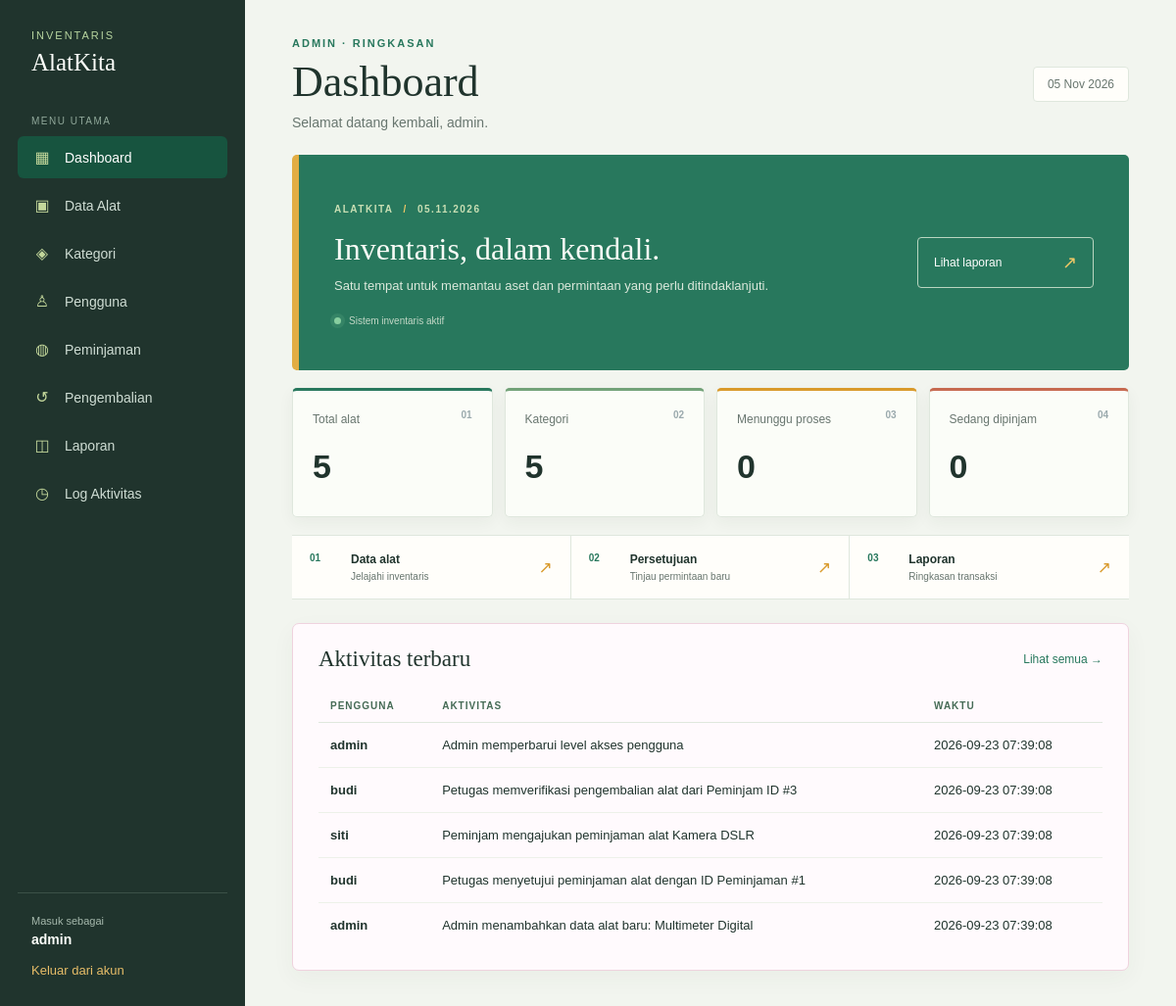
/dashboard.php (signed in), run on the app's committed database.
### tables this page shows
CREATE TABLE `log_aktivitas` (
  `id` int(11) NOT NULL,
  `user_id` int(11) DEFAULT NULL,
  `aktivitas` text NOT NULL,
  `waktu` timestamp NOT NULL DEFAULT current_timestamp()
);

CREATE TABLE `users` (
  `id` int(11) NOT NULL,
  `nama` varchar(100) NOT NULL,
  `username` varchar(50) NOT NULL,
  `password` varchar(255) NOT NULL,
  `level` enum('Admin','Petugas','Peminjam') NOT NULL
);

### dashboard.php (the view, shortened to what this page needs)
<?php
include "auth.php";
function jumlah_data($conn, $table) {
    $result = mysqli_query($conn, "SELECT COUNT(*) AS total FROM `$table`");
    $row = mysqli_fetch_assoc($result);
    return (int) ($row['total'] ?? 0);
}
$userLevel = $_SESSION['level'] ?? 'Peminjam';
$userId = (int) $_SESSION['user_id'];
$total_alat = jumlah_data($conn, 'alat');
$total_kategori = jumlah_data($conn, 'kategori');
$loanFilter = $userLevel === 'Peminjam' ? " WHERE user_id = $userId" : '';
$loanStatsQuery = mysqli_query($conn, "SELECT COUNT(*) AS total, SUM(status IN ('menunggu_persetujuan', 'menunggu_verifikasi')) AS pending, SUM(status = 'dipinjam') AS active, SUM(status = 'dikembalikan') AS returned FROM peminjaman$loanFilter");
$loanStats = $loanStatsQuery ? mysqli_fetch_assoc($loanStatsQuery) : [];
if ($userLevel === 'Peminjam') {
    $dashboardCards = [
        ['Total peminjaman', (int) ($loanStats['total'] ?? 0), 'metric-teal'],
        ['Menunggu proses', (int) ($loanStats['pending'] ?? 0), 'metric-amber'],
        ['Sedang dipinjam', (int) ($loanStats['active'] ?? 0), 'metric-coral'],
        ['Sudah dikembalikan', (int) ($loanStats['returned'] ?? 0), 'metric-green']
    ];
    $activityQuery = mysqli_query($conn, "SELECT p.id, p.status, p.tanggal_pinjam, a.nama_alat FROM peminjaman p LEFT JOIN alat a ON a.id = p.alat_id WHERE p.user_id = $userId ORDER BY p.id DESC LIMIT 5");
    $activities = $activityQuery ? mysqli_fetch_all($activityQuery, MYSQLI_ASSOC) : [];
} else {
    $dashboardCards = [
        ['Total alat', $total_alat, 'metric-teal'],
        ['Kategori', $total_kategori, 'metric-green'],
        ['Menunggu proses', (int) ($loanStats['pending'] ?? 0), 'metric-amber'],
        ['Sedang dipinjam', (int) ($loanStats['active'] ?? 0), 'metric-coral']
    ];
    $log_query = mysqli_query($conn, "SELECT log_aktivitas.*, users.nama FROM log_aktivitas LEFT JOIN users ON log_aktivitas.user_id = users.id ORDER BY log_aktivitas.id DESC LIMIT 5");
    $activities = $log_query ? mysqli_fetch_all($log_query, MYSQLI_ASSOC) : [];
}
$menu_items = [
    'Admin' => [
        ['dashboard.php', '▦', 'Dashboard'],
        ['tampil1.php', '▣', 'Data Alat'],
        ['kategori.php', '◈', 'Kategori'],
        ['user.php', '♙', 'Pengguna'],
        ['peminjaman.php', '◍', 'Peminjaman'],
        ['pengembalian.php', '↺', 'Pengembalian'],
        ['laporan.php', '◫', 'Laporan'],
        ['logaktvs.php', '◷', 'Log Aktivitas']
    ],
    'Petugas' => [
        ['dashboard.php', '▦', 'Dashboard'],
        ['tampil1.php', '▣', 'Data Alat'],
        ['kategori.php', '◈', 'Kategori'],
        ['peminjaman.php', '◍', 'Peminjaman'],
        ['pengembalian.php', '↺', 'Pengembalian'],
        ['laporan.php', '◫', 'Laporan'],
        ['logaktvs.php', '◷', 'Log Aktivitas']
    ],
    'Peminjam' => [
        ['dashboard.php', '▦', 'Dashboard'],
        ['tampil1.php', '▣', 'Data Alat'],
        ['peminjaman.php', '◍', 'Peminjaman'],
        ['pengembalian.php', '↺', 'Pengembalian']
    ]
];
?>
<!DOCTYPE html>
<html>
<head>
    <link rel="stylesheet" href="style.css">
</head>
<body>
<div class="app-shell">
<aside class="sidebar">
    <div class="brand"><small>Inventaris</small><h2>AlatKita</h2></div>
    <div class="menu-label">Menu utama</div>
    <nav>
        <?php foreach ($menu_items[$_SESSION['level'] ?? 'Peminjam'] as $item): ?>
            <?php $page = $item[0]; $icon = $item[1]; $label = $item[2]; ?>
            <a class="<?= $page === 'dashboard.php' ? 'active' : '' ?>" href="<?= $page ?>"><span class="nav-icon"><?= $icon ?></span><?= $label ?></a>
        <?php endforeach; ?>
    </nav>
    <div class="sidebar-footer">
        <span>Masuk sebagai</span>
        <strong><?= htmlspecialchars($_SESSION['nama']) ?></strong>
        <a class="logout" href="logout.php">Keluar dari akun</a>
    </div>
</aside>
<main class="dashboard-main">
<div class="topbar">
    <div><p class="eyebrow"><?= htmlspecialchars($userLevel) ?> · Ringkasan</p><h1>Dashboard</h1><p class="welcome">Selamat datang kembali, <?= htmlspecialchars($_SESSION['nama']) ?>.</p></div>
    <div class="date-chip"><?= date('d M Y') ?></div>
</div>
<section class="dashboard-intro">
    <div class="dashboard-intro-content"><span class="dashboard-kicker">AlatKita <span>/</span> <?= date('d.m.Y') ?></span><h2><?= $userLevel === 'Peminjam' ? 'Aktivitas peminjaman Anda' : 'Inventaris, dalam kendali.' ?></h2>
        <p><?= $userLevel === 'Peminjam' ? 'Pantau status persetujuan dan barang yang sedang Anda gunakan.' : 'Satu tempat untuk memantau aset dan permintaan yang perlu ditindaklanjuti.' ?></p>
        <div class="dashboard-intro-meta"><span class="live-indicator"></span><?= $userLevel === 'Peminjam' ? 'Akun peminjam aktif' : 'Sistem inventaris aktif' ?></div>
    </div>
    <a class="dashboard-link" href="<?= $userLevel === 'Peminjam' ? 'peminjaman.php' : 'laporan.php' ?>"><span><?= $userLevel === 'Peminjam' ? 'Buka peminjaman' : 'Lihat laporan' ?></span><span class="dashboard-arrow" aria-hidden="true">↗</span></a>
</section>
<div class="cards dashboard-metrics">
    <?php foreach ($dashboardCards as $index => [$label, $value, $tone]): ?>
        <div class="card metric-card <?= $tone ?>"><span class="metric-index">0<?= $index + 1 ?></span><span class="card-label"><?= htmlspecialchars($label) ?></span><strong><?= (int) $value ?></strong></div>
    <?php endforeach; ?>
</div>
<nav class="dashboard-shortcuts" aria-label="Akses cepat">
    <a href="tampil1.php"><span class="shortcut-index">01</span><span class="shortcut-copy"><strong>Data alat</strong><small>Jelajahi inventaris</small></span><span class="shortcut-arrow" aria-hidden="true">↗</span></a>
    <a href="peminjaman.php"><span class="shortcut-index">02</span><span class="shortcut-copy"><strong><?= $userLevel === 'Peminjam' ? 'Ajukan pinjaman' : 'Persetujuan' ?></strong><small><?= $userLevel === 'Peminjam' ? 'Ajukan alat yang dibutuhkan' : 'Tinjau permintaan baru' ?></small></span><span class="shortcut-arrow" aria-hidden="true">↗</span></a>
    <a href="<?= $userLevel === 'Peminjam' ? 'pengembalian.php' : 'laporan.php' ?>"><span class="shortcut-index">03</span><span class="shortcut-copy"><strong><?= $userLevel === 'Peminjam' ? 'Pengembalian' : 'Laporan' ?></strong><small><?= $userLevel === 'Peminjam' ? 'Lihat riwayat barang' : 'Ringkasan transaksi' ?></small></span><span class="shortcut-arrow" aria-hidden="true">↗</span></a>
</nav>
<section class="page-section dashboard-activity">
    <div class="section-heading"><h2><?= $userLevel === 'Peminjam' ? 'Peminjaman terbaru' : 'Aktivitas terbaru' ?></h2><a href="<?= $userLevel === 'Peminjam' ? 'peminjaman.php' : 'logaktvs.php' ?>">Lihat semua <span aria-hidden="true">→</span></a></div>
    <div class="table-wrap"><table class="dashboard-table">
        <?php if ($userLevel === 'Peminjam'): ?>
            <tr><th>Alat</th><th>Tanggal pinjam</th><th>Status</th></tr>
            <?php if (!$activities): ?><tr><td class="empty" colspan="3">Belum ada peminjaman.</td></tr><?php endif; ?>
            <?php foreach ($activities as $activity): ?>
                <tr><td><?= htmlspecialchars($activity['nama_alat'] ?? '-') ?></td><td><?= htmlspecialchars($activity['tanggal_pinjam'] ?? '-') ?></td><td><span class="status-badge <?= in_array($activity['status'] ?? '', ['menunggu_persetujuan', 'menunggu_verifikasi'], true) ? 'status-pending' : (($activity['status'] ?? '') === 'ditolak' ? 'status-danger' : 'status-admin') ?>"><?= htmlspecialchars(str_replace('_', ' ', $activity['status'] ?? '')) ?></span></td></tr>
            <?php endforeach; ?>
        <?php else: ?>
            <tr><th>Pengguna</th><th>Aktivitas</th><th>Waktu</th></tr>
            <?php foreach ($activities as $activity): ?>
                <tr><td><?= htmlspecialchars($activity['nama'] ?? '-') ?></td><td><?= htmlspecialchars($activity['aktivitas']) ?></td><td><?= htmlspecialchars($activity['waktu']) ?></td></tr>
            <?php endforeach; ?>
        <?php endif; ?>
    </table></div>
</section>
</main>
</div>
</body>
</html>

### data on the page
log_aktivitas: user.nama "admin", aktivitas "Admin memperbarui level akses pengguna", waktu "2026-09-23 07:39:08"
log_aktivitas: user.nama "budi", aktivitas "Petugas memverifikasi pengembalian alat dari Peminjam ID #3", waktu "2026-09-23 07:39:08"
log_aktivitas: user.nama "siti", aktivitas "Peminjam mengajukan peminjaman alat Kamera DSLR", waktu "2026-09-23 07:39:08"
log_aktivitas: user.nama "budi", aktivitas "Petugas menyetujui peminjaman alat dengan ID Peminjaman #1", waktu "2026-09-23 07:39:08"
log_aktivitas: user.nama "admin", aktivitas "Admin menambahkan data alat baru: Multimeter Digital", waktu "2026-09-23 07:39:08"

### other printed values
$icon "▦"
$label "Dashboard"
$icon "▣"
$label "Data Alat"
$icon "◈"
$label "Kategori"
$icon "♙"
$label "Pengguna"
$icon "◍"
$label "Peminjaman"
$icon "↺"
$label "Pengembalian"
$icon "◫"
$label "Laporan"
$icon "◷"
